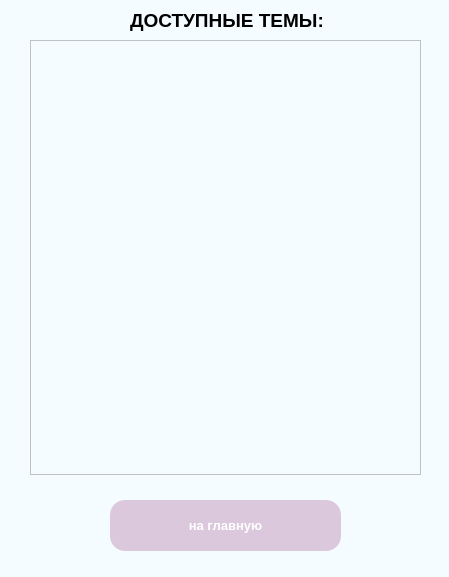
<?xml version="1.0" encoding="UTF-8"?>
<ui version="4.0">
 <class>MainWindow</class>
 <widget class="QMainWindow" name="MainWindow">
  <property name="geometry">
   <rect>
    <x>0</x>
    <y>0</y>
    <width>449</width>
    <height>577</height>
   </rect>
  </property>
  <property name="sizePolicy">
   <sizepolicy hsizetype="Fixed" vsizetype="Fixed">
    <horstretch>0</horstretch>
    <verstretch>0</verstretch>
   </sizepolicy>
  </property>
  <property name="minimumSize">
   <size>
    <width>449</width>
    <height>577</height>
   </size>
  </property>
  <property name="maximumSize">
   <size>
    <width>449</width>
    <height>577</height>
   </size>
  </property>
  <property name="windowTitle">
   <string>MainWindow</string>
  </property>
  <property name="styleSheet">
   <string notr="true">background-color:#f4fcff;</string>
  </property>
  <widget class="QWidget" name="centralwidget">
   <widget class="QLabel" name="label">
    <property name="geometry">
     <rect>
      <x>130</x>
      <y>-10</y>
      <width>221</width>
      <height>61</height>
     </rect>
    </property>
    <property name="font">
     <font>
      <family>Segoe UI</family>
      <pointsize>14</pointsize>
      <weight>75</weight>
      <bold>true</bold>
     </font>
    </property>
    <property name="styleSheet">
     <string notr="true">color: rgb(0, 0, 0);</string>
    </property>
    <property name="text">
     <string>ДОСТУПНЫЕ ТЕМЫ:</string>
    </property>
   </widget>
   <widget class="QPushButton" name="btn_mainp">
    <property name="geometry">
     <rect>
      <x>110</x>
      <y>500</y>
      <width>231</width>
      <height>51</height>
     </rect>
    </property>
    <property name="font">
     <font>
      <family>Segoe UI</family>
      <pointsize>10</pointsize>
      <weight>75</weight>
      <bold>true</bold>
     </font>
    </property>
    <property name="styleSheet">
     <string notr="true">QPushButton {
	background-color:#dbc8dd;
	border-width: 2px;
	border-radius: 15px;
    color: white
}

QPushbutton:pressed {
	background-color: white

}</string>
    </property>
    <property name="text">
     <string>на главную</string>
    </property>
   </widget>
   <widget class="QScrollArea" name="scrollArea">
    <property name="geometry">
     <rect>
      <x>30</x>
      <y>40</y>
      <width>391</width>
      <height>435</height>
     </rect>
    </property>
    <property name="maximumSize">
     <size>
      <width>435</width>
      <height>435</height>
     </size>
    </property>
    <property name="widgetResizable">
     <bool>true</bool>
    </property>
    <widget class="QWidget" name="scrollAreaWidgetContents">
     <property name="geometry">
      <rect>
       <x>0</x>
       <y>0</y>
       <width>389</width>
       <height>433</height>
      </rect>
     </property>
    </widget>
   </widget>
  </widget>
 </widget>
 <resources/>
 <connections/>
</ui>
